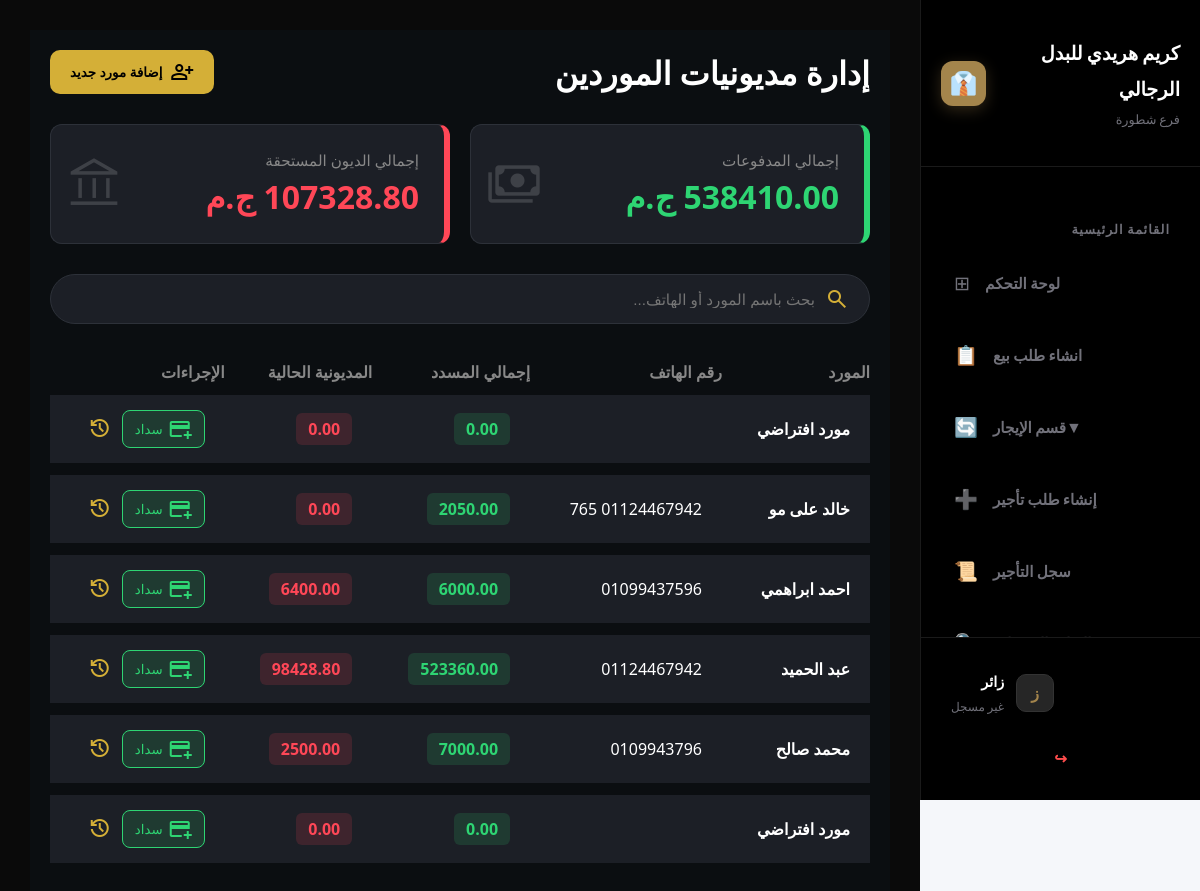
Screenshot of /pos/supplies-management/ with the database file from the repository.
### pos/models.py (models this page shows, shortened)
class Supplier(models.Model):
    name = models.CharField(max_length=400, verbose_name="اسم المورد")
    mobil = models.CharField(max_length=15)
    address = models.CharField(max_length=1000, verbose_name="عنوان المورد")
    category = models.CharField(max_length=200, null=True, blank=True, verbose_name="التصنيف")
    number_of_supplies = models.PositiveIntegerField(default=0)
    @property
    def total_debt(self):
        debt = self.supply_history.aggregate(total=Sum('remaining_amount'))['total']
        return debt if debt else 0
    @property
    def total_paid_amount(self):
        paid = self.supply_history.aggregate(total=Sum('paid_amount'))['total']
        return paid if paid else 0

### pos/views.py (the view, shortened to what this page needs)
# urls.py: path('supplies-management/', views.supplies_management, name='supplies_management'),
def supplies_management(request):
    suppliers = Supplier.objects.all().order_by('-id')
    total_debts = SupplyLog.objects.aggregate(total=Sum('remaining_amount'))['total'] or 0
    total_spending = SupplyLog.objects.aggregate(total=Sum('paid_amount'))['total'] or 0
    context = {
        'suppliers': suppliers,
        'total_debts': total_debts,
        'total_spending': total_spending
    }
    return render(request, 'pos/supplies_management.html', context)

### accounts/context_processors.py (called while the page is built)
def notifications_processor(request):
    if request.user.is_authenticated:
        notifications = Notification.objects.filter(user=request.user, is_deleted=False).order_by('-created_at')[:10]
    else:
        notifications = []
    return {'notifications': notifications}

### templates/pos/supplies_management.html (shortened to what this page needs)
{% extends 'base.html' %}
{% load static %}
{% block content %}
<div class="supplier-page-container" dir="rtl">
    <header style="display: flex; justify-content: space-between; align-items: center; margin-bottom: 30px;">
        <h1 style="font-size: 2rem; color: #fff;">إدارة مديونيات الموردين</h1>
        <button class="btn-add" onclick="toggleModal('modalAdd', true)">
            <span class="material-symbols-outlined">person_add</span> إضافة مورد جديد
        </button>
    </header>
    <section class="stats-grid">
        <div class="luxury-stat-card card-payments">
            <span class="material-symbols-outlined stat-icon">payments</span>
            <div class="stat-info">
                <span class="stat-label">إجمالي المدفوعات</span>
                <span class="stat-value" style="color: #2ed573;">{{ total_spending|floatformat:2 }} ج.م</span>
            </div>
        </div>
        <div class="luxury-stat-card card-debt">
            <span class="material-symbols-outlined stat-icon">account_balance</span>
            <div class="stat-info">
                <span class="stat-label">إجمالي الديون المستحقة</span>
                <span class="stat-value" style="color: #ff4757;">{{ total_debts|floatformat:2 }} ج.م</span>
            </div>
        </div>
    </section>
    <div class="toolbar-container">
        <div class="search-box">
            <span class="material-symbols-outlined" style="color: #d4af37;">search</span>
            <input type="text" id="mainSearch" placeholder="بحث باسم المورد أو الهاتف..." class="luxury-input">
        </div>
    </div>
    <table class="luxury-table" id="suppliersTable">
        <thead>
            <tr style="color: #888; text-align: right;">
                <th>المورد</th>
                <th>رقم الهاتف</th>
                <th>إجمالي المسدد</th>
                <th>المديونية الحالية</th>
                <th>الإجراءات</th>
            </tr>
        </thead>
        <tbody>
            {% for supplier in suppliers %}
            <tr>
                <td><b>{{ supplier.name }}</b></td>
                <td>{{ supplier.mobil }}</td>
                <td><span class="price-tag paid-tag">{{ supplier.total_paid_amount|floatformat:2 }}</span></td>
                <td><span class="price-tag debt-tag">{{ supplier.total_debt|floatformat:2 }}</span></td>
                <td>
                    <div style="display: flex; gap: 10px;">
                        <button class="btn-pay" onclick="openPayModal('{{ supplier.id }}', '{{ supplier.name }}', '{{ supplier.total_debt }}')">
                            <span class="material-symbols-outlined">add_card</span> سداد
                        </button>
                        <button onclick="openSupplierDetails('{{ supplier.id }}', '{{ supplier.name }}', '{{ supplier.total_debt }}')" style="background:none; border:none; color:#d4af37; cursor:pointer;">
                            <span class="material-symbols-outlined">history</span>
                        </button>
                    </div>
                </td>
            </tr>
            {% endfor %}
        </tbody>
    </table>
</div>
{% endblock %}

### static/css/sidebar.css (style rules this page uses)
:root { --accent-gold: #a4854c; --surface-dark: #111111; --bg-active: #1c1c1c; --text-gold: #bc9c65; --text-white: #ffffff; --text-dim: #71717a; --sidebar-width: 280px; }

### templates/pos/supplies_management.html (style rules this page uses)
.supplier-page-container { background-color: #0b0e11; color: #fff; padding: 20px; min-height: 100vh; font-family: 'Segoe UI', sans-serif; }
.stats-grid { display: grid; grid-template-columns: repeat(auto-fit, minmax(250px, 1fr)); gap: 20px; margin-bottom: 30px; }
.luxury-stat-card { background: #1c1f26; border-radius: 12px; padding: 25px; display: flex; justify-content: space-between; align-items: center; border: 1px solid #2d3139; position: relative; }
.stat-icon { font-size: 3.5rem !important; opacity: 0.15; position: absolute; left: 15px; top: 50%; transform: translateY(-50%); }
.stat-info { text-align: right; z-index: 2; width: 100%; }
.stat-label { color: #888; font-size: 0.95rem; display: block; margin-bottom: 5px; }
.stat-value { font-size: 2rem; font-weight: bold; display: block; }
.card-payments { border-right: 6px solid #2ed573; }
.card-debt { border-right: 6px solid #ff4757; }
.toolbar-container { background: #1c1f26; padding: 12px 20px; border-radius: 50px; display: flex; align-items: center; gap: 20px; margin-bottom: 25px; border: 1px solid #2d3139; }
.search-box { flex: 1; display: flex; align-items: center; gap: 10px; }
.luxury-input { background: transparent; border: none; color: #fff; outline: none; width: 100%; font-size: 0.95rem; }
.btn-add { background: #d4af37; color: #000; border: none; padding: 10px 20px; border-radius: 10px; cursor: pointer; display: flex; align-items: center; gap: 8px; font-weight: bold; }
.btn-pay { background: rgba(46, 213, 115, 0.15); color: #2ed573; border: 1px solid #2ed573; padding: 6px 12px; border-radius: 8px; cursor: pointer; display: flex; align-items: center; gap: 5px; }
.luxury-table { width: 100%; border-collapse: separate; border-spacing: 0 12px; }
.luxury-table tbody tr { background: #1c1f26; transition: 0.3s; }
.luxury-table td { padding: 15px 20px; vertical-align: middle; }
.price-tag { padding: 5px 12px; border-radius: 6px; font-weight: bold; }
.debt-tag { background: rgba(255,71,87,0.15); color: #ff4757; }
.paid-tag { background: rgba(46,213,115,0.15); color: #2ed573; }

### templates/base.html (style rules this page uses)
* { margin: 0; padding: 0; box-sizing: border-box; }
body { font-family: 'Cairo', sans-serif; background-color: #f5f7fa; margin: 0; padding-right: 280px; min-height: 100vh; }

### rows the page displays
Supplier: name "مورد افتراضي", total_paid_amount "0.00", total_debt "0.00"
Supplier: name "خالد على مو", mobil "01124467942 765", total_paid_amount "2050.00", total_debt "0.00"
Supplier: name "احمد ابراهمي", mobil "01099437596", total_paid_amount "6000.00", total_debt "6400.00"
Supplier: name "عبد الحميد", mobil "01124467942", total_paid_amount "523360.00", total_debt "98428.80"
Supplier: name "محمد صالح", mobil "0109943796", total_paid_amount "7000.00", total_debt "2500.00"
Supplier: name "مورد افتراضي", total_paid_amount "0.00", total_debt "0.00"

### other values shown
{{ total_spending|floatformat:2 }} "538410.00"
{{ total_debts|floatformat:2 }} "107328.80"
